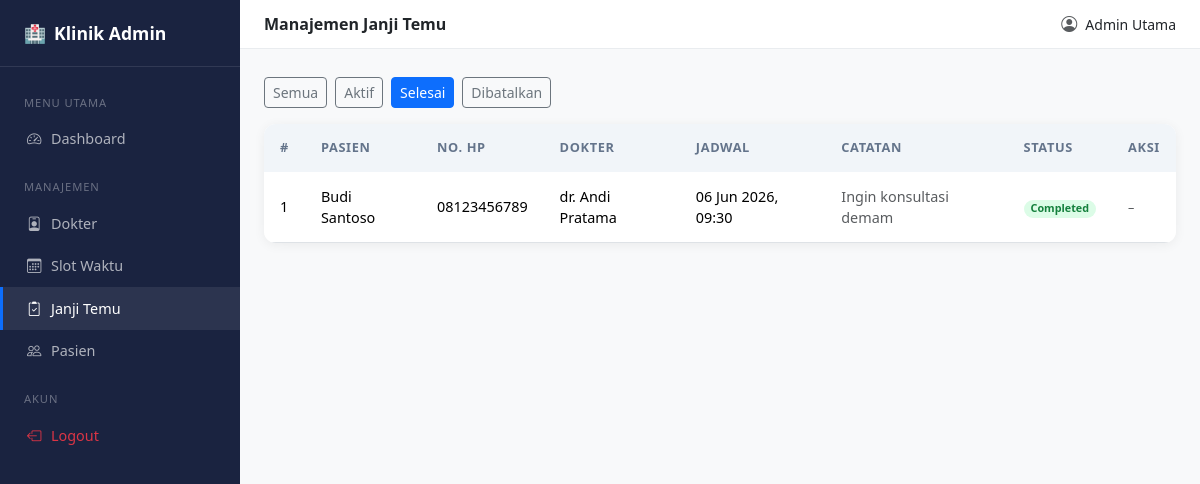
The app's page /admin/appointments.php?status=completed (signed in) with its own data.
### tables this page shows
CREATE TABLE `appointments` (
  `id` int(10) UNSIGNED NOT NULL,
  `patient_id` int(10) UNSIGNED NOT NULL,
  `slot_id` int(10) UNSIGNED NOT NULL,
  `booking_time` datetime NOT NULL DEFAULT current_timestamp(),
  `status` enum('booked','cancelled','completed') NOT NULL DEFAULT 'booked',
  `notes` text DEFAULT NULL
);

CREATE TABLE `patients` (
  `id` int(10) UNSIGNED NOT NULL,
  `full_name` varchar(100) NOT NULL,
  `email` varchar(150) NOT NULL,
  `phone` varchar(20) DEFAULT NULL,
  `password_hash` varchar(255) NOT NULL,
  `created_at` datetime NOT NULL DEFAULT current_timestamp(),
  `updated_at` datetime NOT NULL DEFAULT current_timestamp() ON UPDATE current_timestamp()
);

CREATE TABLE `doctors` (
  `id` int(10) UNSIGNED NOT NULL,
  `full_name` varchar(100) NOT NULL,
  `specialization` varchar(100) DEFAULT NULL,
  `license_number` varchar(50) NOT NULL,
  `is_active` tinyint(1) NOT NULL DEFAULT 1
);

CREATE TABLE `time_slots` (
  `id` int(10) UNSIGNED NOT NULL,
  `doctor_id` int(10) UNSIGNED NOT NULL,
  `slot_datetime` datetime NOT NULL,
  `duration_minutes` smallint(5) UNSIGNED NOT NULL DEFAULT 30,
  `is_booked` tinyint(1) NOT NULL DEFAULT 0,
  `created_at` datetime NOT NULL DEFAULT current_timestamp()
);

### admin/appointments.php (the view, shortened to what this page needs)
<?php
require_once '../config/config.php';
require_once '../includes/layout_admin.php';
$filterStatus = $_GET['status'] ?? '';
$where  = $filterStatus ? "WHERE a.status = ?" : "";
$params = $filterStatus ? [$filterStatus] : [];
$stmt = $pdo->prepare(
    "SELECT a.*, p.full_name AS patient, p.phone,
            d.full_name AS doctor, ts.slot_datetime, ts.duration_minutes
     FROM appointments a
     JOIN patients p    ON p.id  = a.patient_id
     JOIN time_slots ts ON ts.id = a.slot_id
     JOIN doctors d     ON d.id  = ts.doctor_id
     $where
     ORDER BY ts.slot_datetime DESC"
);
$stmt->execute($params);
$appointments = $stmt->fetchAll();
?>
<div class="mb-3 d-flex gap-2 flex-wrap">
    <?php
    $statuses = ['' => 'Semua', 'booked' => 'Aktif', 'completed' => 'Selesai', 'cancelled' => 'Dibatalkan'];
    foreach ($statuses as $val => $label):
        $active = $filterStatus === $val ? 'btn-primary' : 'btn-outline-secondary';
    ?>
    <a href="?status=<?= $val ?>" class="btn btn-sm <?= $active ?>"><?= $label ?></a>
    <?php endforeach; ?>
</div>
<div class="card table-card">
  <div class="table-responsive">
    <table class="table table-hover">
      <thead>
        <tr><th>#</th><th>Pasien</th><th>No. HP</th><th>Dokter</th><th>Jadwal</th><th>Catatan</th><th>Status</th><th>Aksi</th></tr>
      </thead>
      <tbody>
      <?php foreach ($appointments as $a): ?>
      <tr>
        <td><?= $a['id'] ?></td>
        <td><?= htmlspecialchars($a['patient']) ?></td>
        <td><?= htmlspecialchars($a['phone'] ?? '-') ?></td>
        <td><?= htmlspecialchars($a['doctor']) ?></td>
        <td><?= date('d M Y, H:i', strtotime($a['slot_datetime'])) ?></td>
        <td class="text-muted small"><?= htmlspecialchars(mb_strimwidth($a['notes'] ?? '-', 0, 40, '…')) ?></td>
        <td>
          <span class="badge rounded-pill badge-<?= $a['status'] ?>">
            <?= ucfirst($a['status']) ?>
          </span>
        </td>
        <td>
          <?php if ($a['status'] === 'booked'): ?>
          <form method="post" class="d-inline">
            <input type="hidden" name="action" value="complete">
            <input type="hidden" name="id" value="<?= $a['id'] ?>">
            <button class="btn btn-sm btn-outline-success me-1" title="Selesai">
              <i class="bi bi-check-lg"></i>
            </button>
          </form>
          <form method="post" class="d-inline"
                onsubmit="return confirm('Batalkan janji temu ini?')">
            <input type="hidden" name="action" value="cancel">
            <input type="hidden" name="id" value="<?= $a['id'] ?>">
            <button class="btn btn-sm btn-outline-danger" title="Batalkan">
              <i class="bi bi-x-lg"></i>
            </button>
          </form>
          <?php else: ?>
          <span class="text-muted small">–</span>
          <?php endif; ?>
        </td>
      </tr>
      <?php endforeach; ?>
      </tbody>
    </table>
  </div>
</div>
<?php require_once '../includes/layout_admin_end.php'; ?>

### src/css/style.css (style rules this page uses)
:root { --brand-primary: #0d6efd; --brand-dark: #0a4fa8; --sidebar-bg: #1a2340; --sidebar-width: 240px; }
.table-card { border: none; border-radius: .75rem; box-shadow: 0 2px 12px rgba(0,0,0,.06); overflow: hidden; }
.table-card .table { margin-bottom: 0; }
.table-card .table thead th { background: #f1f5f9; font-size: .8rem; text-transform: uppercase; letter-spacing: .05em; color: #64748b; border-bottom: none; padding: .9rem 1rem; }
.table-card .table tbody td { padding: .85rem 1rem; vertical-align: middle; font-size: .9rem; }
.badge-completed { background: #dcfce7; color: #15803d; }

### records on screen
appointments: id "1", patient.full_name "Budi Santoso", patient.phone "08123456789", doctors.full_name "dr. Andi Pratama", slot.slot_datetime "06 Jun 2026, 09:30", notes "Ingin konsultasi demam", status "Completed"

### other values on screen
$pageTitle "Manajemen Janji Temu"
$_SESSION['full_name'] "Admin Utama"
$label "Semua"
$label "Aktif"
$label "Selesai"
$label "Dibatalkan"
